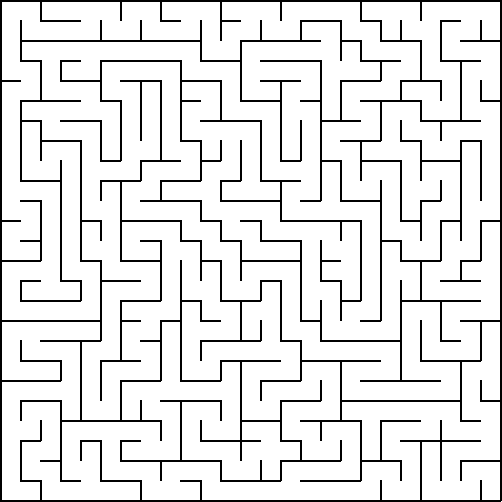

Generate this figure with Python:
# Implementation of Recursive Backtracker algorithm for maze creation

import random
from grid import Grid, ColoredGrid
import os
from pathlib import Path
from wilsons import join_images

class RecursiveBacktracker(object):
    
    def on(self, grid, start_at = None):       
        if start_at is None :
            start_at = grid.random_cell()
        stack = []
        stack.append(start_at)
        
        while stack:
            current = stack[-1]
            neighbors = [nei for nei in current.neighbours() if not nei.links]
            
            if neighbors:
                neighbor = random.choice(neighbors)
                current.link(neighbor)
                stack.append(neighbor)
            else:
                stack.pop()
        
        return grid
    
def generate_colored_mazes(n=6):
    if not os.path.exists(os.path.abspath("examples/recursive_backtracker")):
        os.makedirs("examples/recursive_backtracker")
    
    path = Path("examples/recursive_backtracker")
    
    for i in range(n):
        grid = ColoredGrid(20,20)
        rback = RecursiveBacktracker()
        rback_grid = rback.on(grid)
        start =rback_grid.grid[rback_grid.rows // 2][rback_grid.cols // 2]
        
        rback_grid.set_distances(start.distances())
        fname = f"colored_maze_{i+1}.png"
        new_path = os.path.join(path , Path(fname))
        
        rback_grid.to_png(cell_size= 10, fname=new_path)
        print(f"Created image {fname} in directory {path}")


    
if __name__ == "__main__":
    grid = Grid(15,15)
    rback = RecursiveBacktracker()
    rback_grid = rback.on(grid)
    
    deadends = rback_grid.deadends()
    print(f"The maze has {len(deadends)} deadends")
    rback_grid.braid(0.5)
    
    deadends = rback_grid.deadends()
    print(f"The maze has {len(deadends)} deadends")
    
    print(rback_grid)
    
    rback_grid.to_png(cell_size=20, fname="recursive_backtracker.png")
    print("Created image recursive_backtracker.png")
    generate_colored_mazes()

    # Paths to your 6 images (adjust the paths as per your folder)
    image_paths = [
        "examples/recursive_backtracker/colored_maze_1.png", "examples/recursive_backtracker/colored_maze_2.png",
        "examples/recursive_backtracker/colored_maze_3.png","examples/recursive_backtracker/colored_maze_4.png",
        "examples/recursive_backtracker/colored_maze_5.png", "examples/recursive_backtracker/colored_maze_6.png"
    ]

    # Join the images
    combined_image = join_images(image_paths, space_between=10)

    # Save the result as a single image
    combined_image.save("examples/recursive_backtracker/combined_recursive_backtracker.png")
                